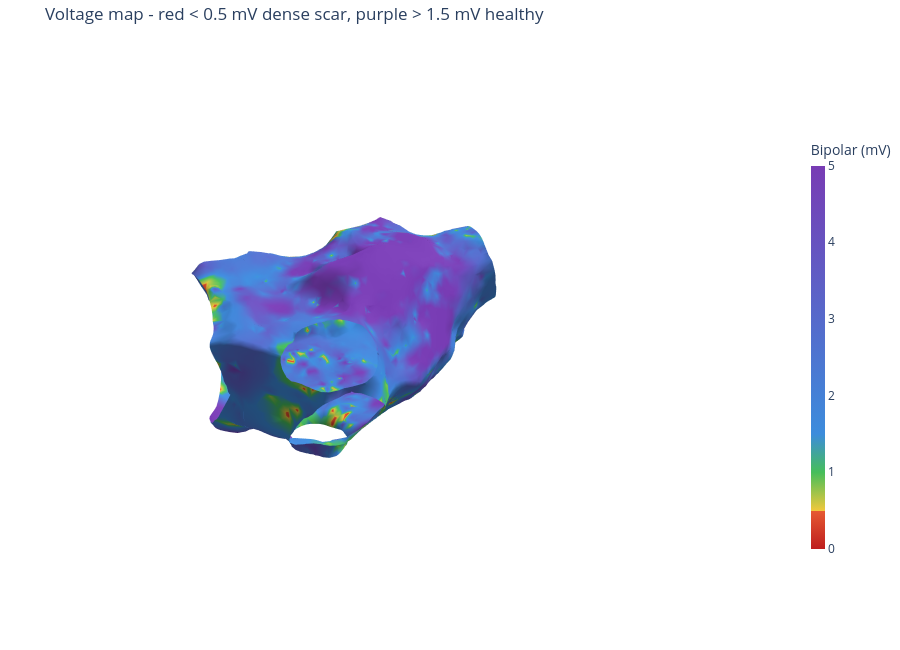

The notebook cell saved with this chart:
### Code cell
voltage_map = mesh_to_plotly(
    points, triangles, scalars=np.clip(vertex_voltage, 0, 5.0),
    colorscale=epkit.voltage_colorscale(), cmin=0.0, cmax=5.0,
    colorbar_title="Bipolar (mV)", name="voltage",
)
plotly_figure([voltage_map],
              title="Voltage map - red < 0.5 mV dense scar, purple > 1.5 mV healthy").show()

### Figure 1 — Plotly figure (JSON) as saved in the notebook; plotly's stock layout.template omitted (floating-point values rounded to 4 significant figures; data arrays with more than 128 entries replaced by an {"elided": "..."} marker saying what was removed)
{"data": [{"cmax": 5, "cmin": 0, "colorbar": {"len": 0.7, "thickness": 14, "title": {"text": "Bipolar (mV)"}}, "colorscale": [[0, "rgb(190,30,30)"], [0.1, "rgb(230,90,50)"], [0.1, "rgb(240,200,60)"], [0.2, "rgb(70,190,90)"], [0.3, "rgb(60,140,220)"], [1, "rgb(120,60,180)"]], "flatshading": false, "i": {"elided": "10296 int values"}, "intensity": {"elided": "9279 float values"}, "j": {"elided": "10296 int values"}, "k": {"elided": "10296 int values"}, "lighting": {"ambient": 0.55, "diffuse": 0.8, "roughness": 0.6, "specular": 0.15}, "name": "voltage", "opacity": 1, "showscale": true, "type": "mesh3d", "x": {"elided": "9279 float values"}, "y": {"elided": "9279 float values"}, "z": {"elided": "9279 float values"}}], "layout": {"height": 650, "margin": {"b": 0, "l": 0, "r": 0, "t": 40}, "paper_bgcolor": "rgba(0,0,0,0)", "scene": {"aspectmode": "data", "bgcolor": "rgba(0,0,0,0)", "xaxis": {"visible": false}, "yaxis": {"visible": false}, "zaxis": {"visible": false}}, "title": {"text": "Voltage map - red < 0.5 mV dense scar, purple > 1.5 mV healthy"}}}
